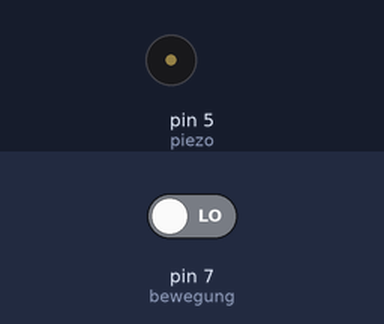
Bench run of a sketch on a simulated Arduino Uno, built with avr-gcc and run on an emulated ATmega328P. Parts: buzzer (waves = sounding, pin HIGH). Inputs (shaded band) come from the test bench; at power-on: pin 7 (bewegung) LOW.

Above: at 1.2 s.
1.3 s: pin 7 (bewegung) driven HIGH
At 2.7 s:
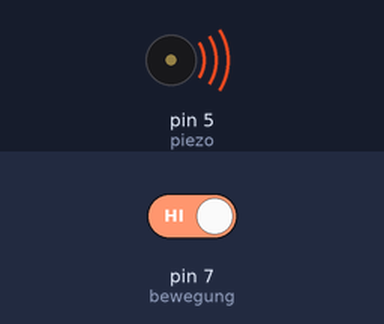
Timing chart, 0 to 4.3 s (numbered marks = the images above; inputs shaded):
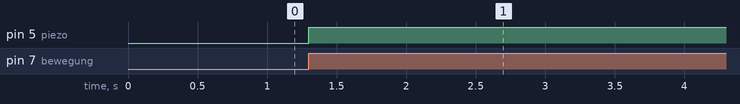

Measured:
- after the input at 1.3 s, pin 5 (piezo): LOW → HIGH at once

The sketch:

4.7.ino
```cpp
int piezo=5;
int bewegung=7;
int bewegungstatus=0;

void setup() {
  pinMode(piezo,OUTPUT);
  pinMode(bewegung,INPUT);
}

void loop(){
    bewegungstatus=digitalRead(bewegung);
    if (bewegungstatus==HIGH){
        digitalWrite(piezo,HIGH);
        delay(5000);
        digitalWrite(piezo,LOW);
    }
    else{
        digitalWrite(piezo,LOW);
    }
}
```
